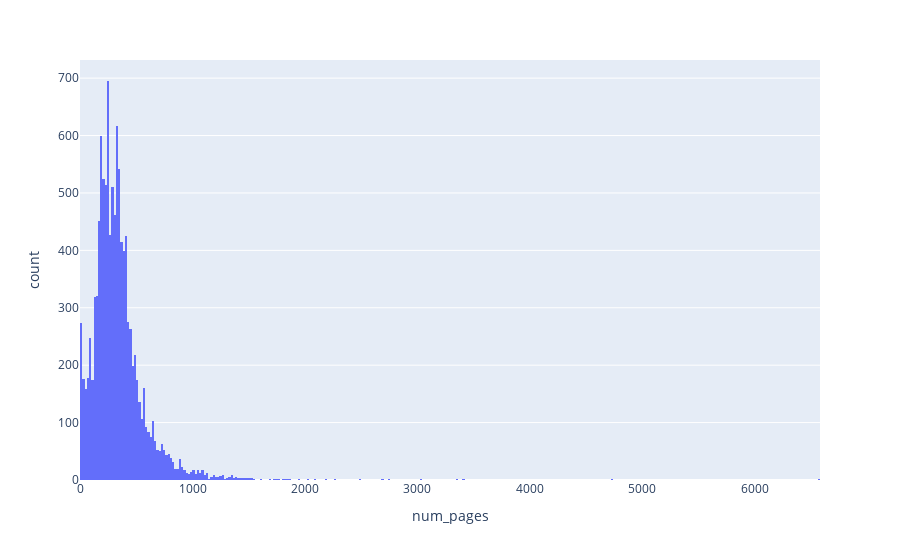

Write notebook code for a chart like this one.
### Code cell
fig = px.histogram(df, x='num_pages')
fig.show()

### Figure 1 — Plotly figure (JSON) as saved in the notebook; plotly's stock layout.template omitted (floating-point values rounded to 4 significant figures; data arrays with more than 128 entries replaced by an {"elided": "..."} marker saying what was removed)
{"data": [{"alignmentgroup": "True", "bingroup": "x", "hovertemplate": "num_pages=%{x}<br>count=%{y}<extra></extra>", "legendgroup": "", "marker": {"color": "#636efa", "pattern": {"shape": ""}}, "name": "", "offsetgroup": "", "orientation": "v", "showlegend": false, "type": "histogram", "x": {"elided": "11123 int values"}, "xaxis": "x", "yaxis": "y"}], "layout": {"barmode": "relative", "legend": {"tracegroupgap": 0}, "margin": {"t": 60}, "xaxis": {"anchor": "y", "domain": [0, 1], "title": {"text": "num_pages"}}, "yaxis": {"anchor": "x", "domain": [0, 1], "title": {"text": "count"}}}}
